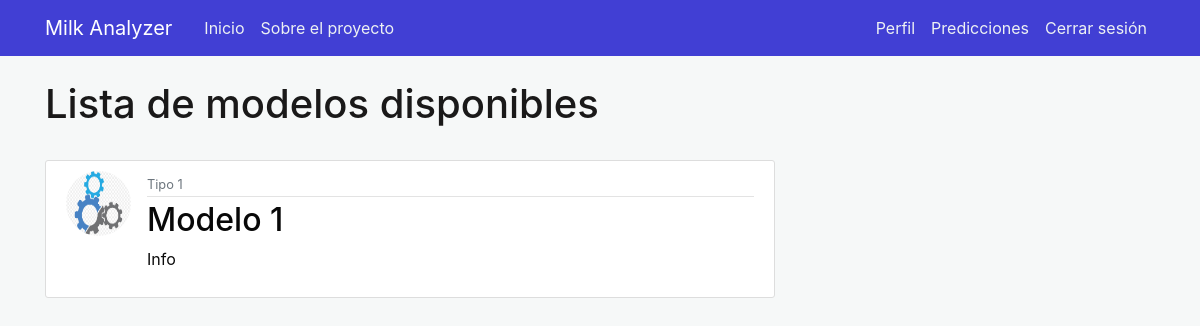
Screenshot of /home (signed in) with the database file from the repository.
### milkanalyzer/models.py (models this page shows, shortened)
class AIModel(db.Model):
    __tablename__ = 'aimodel'
    id = db.Column(db.Integer, primary_key=True)
    name = db.Column(db.String(50), nullable=False)
    type = db.Column(db.String(100), nullable=False)
    description = db.Column(db.Text, nullable=False)
    url = db.Column(db.String(50), nullable=False)
    aimodel_picture = db.Column(db.String(20), nullable=False, default='defaultmodel.jpg')

### milkanalyzer/main/routes.py (the view)
@main.route("/")
@main.route("/home")
def home():
    aimodels = AIModel.query.all()
    return render_template('home.html', aimodels=aimodels)

### milkanalyzer/models.py (called while the page is built)
@login_manager.user_loader
def get_user(user_id):
    return User.query.get(int(user_id))

### milkanalyzer/templates/home.html
{% extends "layout.html" %}
{% block content %}
{% if current_user.is_authenticated %}
<h1>Lista de modelos disponibles</h1></br>
{% for aimodel in aimodels %}
<article class="media content-section">
    <img class="rounded-circle article-img" src="{{ url_for('static', filename='aimodel_images/' + aimodel.aimodel_picture) }}">
    <div class="media-body">
        <div class="article-metadata">
            <small class="text-muted">{{ aimodel.type }}</small>
        </div>
        <h2><a class="article-title" href="{{ url_for('aimodels.aimodel', id=aimodel.id) }}">{{ aimodel.name }}</a></h2>
        <p class="article-content">{{ aimodel.description }}</p>
    </div>
</article>
{% endfor %}
{% else %}
<h1>Inicie sesiónpara visulaizar los modelos</h1></br>
{% endif %}
{% endblock content %}

### milkanalyzer/static/main.css (style rules this page uses)
body { background: #f6f8f8; color: #0c0c0c; margin-top: 5rem; }
h1, h2, h3, h4, h5, h6 { color: #1a1919; }
.content-section { background: #ffffff; padding: 10px 20px; border: 1px solid #dddddd; border-radius: 3px; margin-bottom: 20px; }
.article-title { color: #080808; }
.article-content { white-space: pre-line; }
.article-img { height: 65px; width: 65px; margin-right: 16px; }
.article-metadata { padding-bottom: 1px; margin-bottom: 4px; border-bottom: 1px solid #e3e3e3 }

### rows the page displays
AIModel: aimodel_picture (placeholder picture), type "Tipo 1", name "Modelo 1", description "Info"
